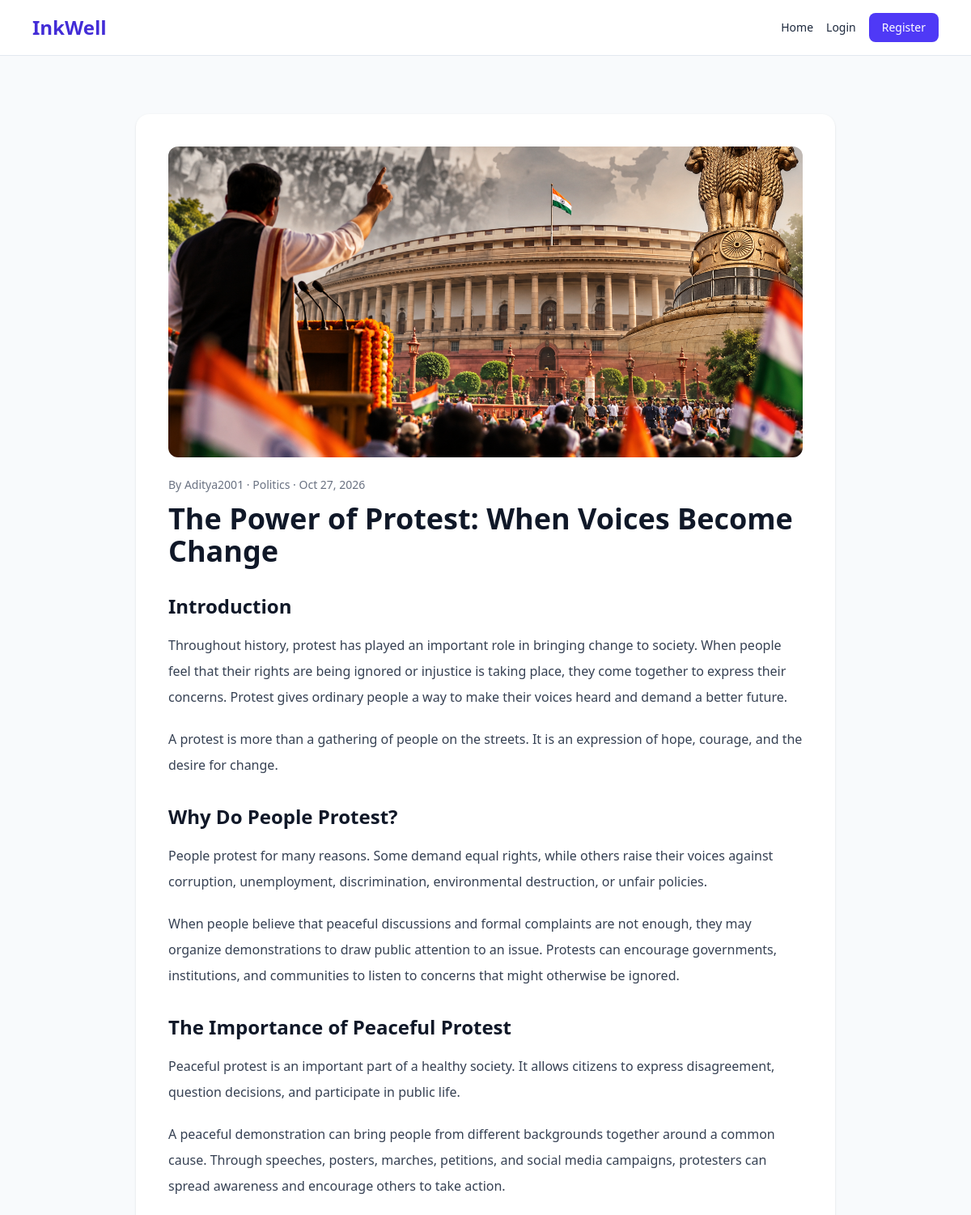
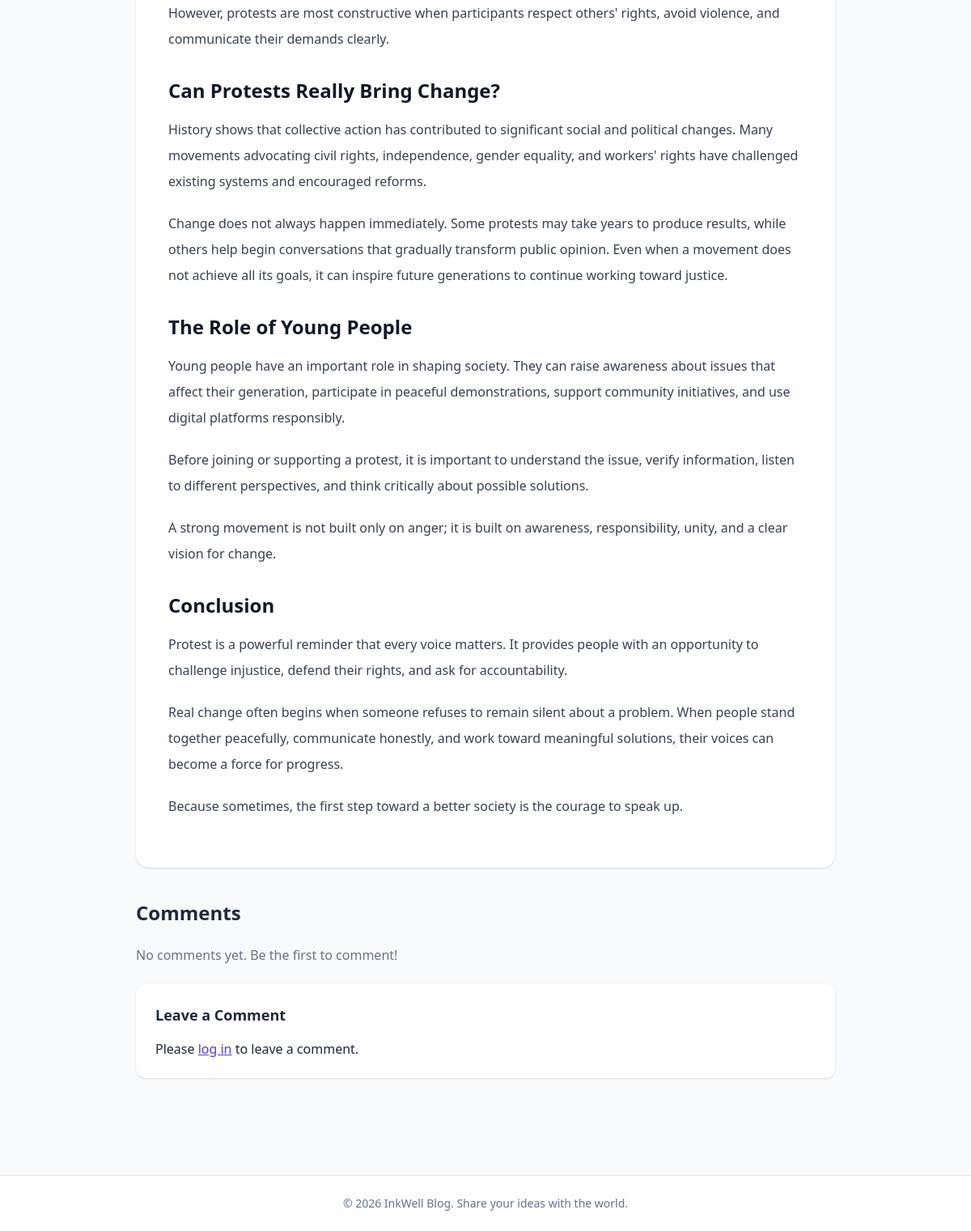
The page /post/the-power-of-protest-when-voices-become-change/ on the database its author committed (2 pictures, top to bottom).
### blog/models.py (models this page shows, shortened)
class Post(models.Model):
    title = models.CharField(max_length=200)
    slug = models.SlugField(max_length=220, unique=True)
    content = CKEditor5Field("Content", config_name="extends")
    author = models.ForeignKey(
        User,
        on_delete=models.CASCADE,
        related_name="blog_posts",
    )
    category = models.ForeignKey(
        Category,
        on_delete=models.SET_NULL,
        null=True,
        blank=True,
        related_name="posts",
    )
    image = models.ImageField(
        upload_to="blog_images/",
        blank=True,
        null=True,
    )
    created_at = models.DateTimeField(auto_now_add=True)
    updated_at = models.DateTimeField(auto_now=True)
    class Meta:
        ordering = ["-created_at"]

class Category(models.Model):
    name = models.CharField(max_length=100, unique=True)
    slug = models.SlugField(max_length=120, unique=True)
    class Meta:
        ordering = ["name"]
        verbose_name_plural = "Categories"

### blog/views.py (the view)
# urls.py: path("post/<slug:slug>/",views.post_detail, name="post_detail"),
def post_detail(request, slug):
    post = get_object_or_404(
        Post.objects.select_related("author", "category"),
        slug=slug,
    )
    if request.method == "POST":
        if not request.user.is_authenticated:
            return redirect("login")
        comment_form = CommentForm(request.POST)
        if comment_form.is_valid():
            comment = comment_form.save(commit=False)
            comment.post = post
            comment.author = request.user
            comment.save()
            messages.success(request, "Comment added successfully.")
            return redirect(post.get_absolute_url() + "#comments")
    else:
        comment_form = CommentForm()
    comments = post.comments.select_related("author").all()
    return render(
        request,
        "blog/post_detail.html",
        {
            "post": post,
            "comment": comments,
            "comment_form": comment_form,
        },
    )

### blog/templates/blog/post_detail.html (shortened to what this page needs)
{% extends "blog/base.html" %}
{% block content %}
<div class="max-w-4xl mx-auto px-4 py-10">
    <article class="bg-white rounded-2xl shadow-sm p-6 md:p-10">
        {% if post.image %}
            <img
                src="{{ post.image.url }}"
                alt="{{ post.title }}"
                class="w-full max-h-96 object-cover rounded-xl mb-6"
            >
        {% endif %}
        <div class="text-sm text-gray-500 mb-3">
            By {{ post.author.username }}
            {% if post.category %}
                · {{ post.category.name }}
            {% endif %}
            · {{ post.created_at|date:"M d, Y" }}
        </div>
        <h1 class="text-3xl md:text-4xl font-extrabold text-gray-900 mb-8">
            {{ post.title }}
        </h1>
        <div class="prose max-w-none text-gray-700 leading-8
                    [&_h2]:text-2xl [&_h2]:font-bold
                    [&_h2]:text-gray-900 [&_h2]:mt-8
                    [&_h2]:mb-4 [&_p]:mb-5
                    [&_strong]:font-bold">
            {% if "<h" in post.content or "<p" in post.content %}
                {{ post.content|safe }}
            {% else %}
                {% for paragraph in post.content.splitlines %}
                    {% with line=paragraph.strip %}
                        {% if line %}
                            {% if line == "Introduction" or line == "Why Do People Protest?" or line == "The Importance of Peaceful Protest" or line == "Can Protests Really Bring Change?" or line == "The Role of Young People" or line == "Conclusion" %}
                                <h2 class="text-2xl font-bold text-gray-900 mt-8 mb-4">
                                    {{ line }}
                                </h2>
                            {% else %}
                                <p class="mb-5">{{ line }}</p>
                            {% endif %}
                        {% endif %}
                    {% endwith %}
                {% endfor %}
            {% endif %}
        </div>
    </article>
    <section id="comments" class="mt-10">
        <h2 class="text-2xl font-bold mb-6">Comments</h2>
        {% for comment in comments %}
            <div class="bg-white rounded-xl p-4 mb-4 shadow-sm">
                <p class="font-semibold">{{ comment.author.username }}</p>
                <p class="text-sm text-gray-500 mb-2">
                    {{ comment.created_at|date:"M d, Y H:i" }}
                </p>
                <p class="text-gray-700">{{ comment.body }}</p>
                {% if request.user == comment.author or request.user == post.author %}
                    <form method="post"
                          action="{% url 'comment_delete' comment.pk %}"
                          class="mt-3">
                        {% csrf_token %}
                        <button type="submit"
                                class="text-red-600 hover:underline">
                            Delete Comment
                        </button>
                    </form>
                {% endif %}
            </div>
        {% empty %}
            <p class="text-gray-500">
                No comments yet. Be the first to comment!
            </p>
        {% endfor %}
        <div class="bg-white rounded-xl p-6 mt-6 shadow-sm">
            <h3 class="text-lg font-semibold mb-4">Leave a Comment</h3>
            {% if user.is_authenticated %}
                <form method="post">
                    {% csrf_token %}
                    {{ comment_form.as_p }}
                    <button type="submit"
                            class="bg-indigo-600 text-white px-5 py-2 rounded-lg mt-3">
                        Submit Comment
                    </button>
                </form>
            {% else %}
                <p>
                    Please
                    <a href="{% url 'login' %}"
                       class="text-indigo-600 underline">log in</a>
                    to leave a comment.
                </p>
            {% endif %}
        </div>
    </section>
</div>
{% endblock %}

### rows shown on the page
Post: image (picture), author.username "Aditya2001", category.name "Politics", created_at "Oct 27, 2026", title "The Power of Protest: When Voices Become Change"

### other values the page prints
{{ line }} "Introduction" "Why Do People Protest?" "The Importance of Peaceful Protest" "Can Protests Really Bring Change?" "The Role of Young People" "Conclusion"
{{ line }} "A protest is more than a gathering of people on the streets. It is an expression of hope, courage, and the desire for change." "People protest for many reasons. Some demand equal rights, while others raise their voices against corruption, unemployment, discrimination, environmental destruction, or unfair policies." "Peaceful protest is an important part of a healthy society. It allows citizens to express disagreement, question decisions, and participate in public life." "However, protests are most constructive when participants respect others' rights, avoid violence, and communicate their demands clearly." "Before joining or supporting a protest, it is important to understand the issue, verify information, listen to different perspectives, and think critically about possible solutions." "A strong movement is not built only on anger; it is built on awareness, responsibility, unity, and a clear vision for change." "Protest is a powerful reminder that every voice matters. It provides people with an opportunity to challenge injustice, defend their rights, and ask for accountability." "Because sometimes, the first step toward a better society is the courage to speak up."
